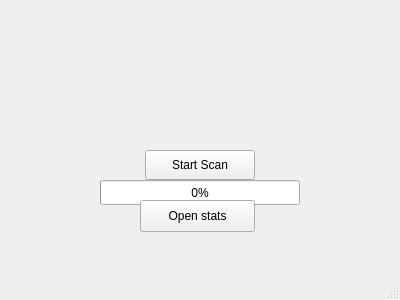
<?xml version="1.0" encoding="UTF-8"?>
<ui version="4.0">
 <class>MainWindow</class>
 <widget class="QMainWindow" name="MainWindow">
  <property name="geometry">
   <rect>
    <x>0</x>
    <y>0</y>
    <width>400</width>
    <height>300</height>
   </rect>
  </property>
  <property name="windowTitle">
   <string>MainWindow</string>
  </property>
  <widget class="QWidget" name="centralwidget">
   <widget class="QPushButton" name="startScanButton">
    <property name="geometry">
     <rect>
      <x>145</x>
      <y>150</y>
      <width>110</width>
      <height>30</height>
     </rect>
    </property>
    <property name="text">
     <string>Start Scan</string>
    </property>
   </widget>
   <widget class="QLabel" name="resultLabel">
    <property name="geometry">
     <rect>
      <x>20</x>
      <y>40</y>
      <width>360</width>
      <height>45</height>
     </rect>
    </property>
    <property name="maximumSize">
     <size>
      <width>400</width>
      <height>300</height>
     </size>
    </property>
    <property name="styleSheet">
     <string notr="true"/>
    </property>
    <property name="text">
     <string/>
    </property>
    <property name="alignment">
     <set>Qt::AlignCenter</set>
    </property>
    <property name="margin">
     <number>10</number>
    </property>
   </widget>
   <widget class="QProgressBar" name="progressBar">
    <property name="geometry">
     <rect>
      <x>100</x>
      <y>180</y>
      <width>200</width>
      <height>25</height>
     </rect>
    </property>
    <property name="cursor">
     <cursorShape>ArrowCursor</cursorShape>
    </property>
    <property name="value">
     <number>0</number>
    </property>
    <property name="invertedAppearance">
     <bool>false</bool>
    </property>
   </widget>
   <widget class="QPushButton" name="openWeightValues">
    <property name="geometry">
     <rect>
      <x>140</x>
      <y>200</y>
      <width>115</width>
      <height>32</height>
     </rect>
    </property>
    <property name="text">
     <string>Open stats</string>
    </property>
   </widget>
  </widget>
  <widget class="QMenuBar" name="menubar">
   <property name="geometry">
    <rect>
     <x>0</x>
     <y>0</y>
     <width>400</width>
     <height>24</height>
    </rect>
   </property>
  </widget>
  <widget class="QStatusBar" name="statusbar"/>
 </widget>
 <resources/>
 <connections/>
</ui>
